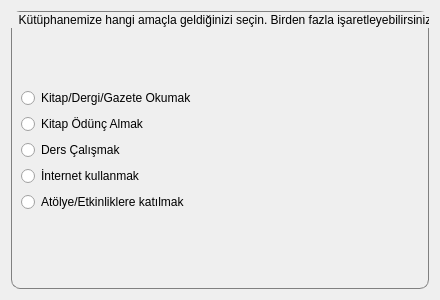
<?xml version="1.0" encoding="UTF-8"?>
<ui version="4.0">
 <class>WizardPage</class>
 <widget class="QWizardPage" name="WizardPage">
  <property name="geometry">
   <rect>
    <x>0</x>
    <y>0</y>
    <width>400</width>
    <height>300</height>
   </rect>
  </property>
  <property name="windowTitle">
   <string>WizardPage</string>
  </property>
  <attribute name="pageId">
   <string notr="true">1</string>
  </attribute>
  <layout class="QVBoxLayout" name="verticalLayout">
   <item>
    <widget class="QGroupBox" name="groupBox_3">
     <property name="styleSheet">
      <string notr="true">QGroupBox {border: 1px solid gray; border-radius: 9px; margin-top: 1.5em;}</string>
     </property>
     <property name="title">
      <string>Kütüphanemize hangi amaçla geldiğinizi seçin. Birden fazla işaretleyebilirsiniz</string>
     </property>
     <property name="alignment">
      <set>Qt::AlignCenter</set>
     </property>
     <layout class="QVBoxLayout" name="verticalLayout_5">
      <item>
       <layout class="QVBoxLayout" name="verticalLayout_4">
        <item>
         <widget class="QRadioButton" name="radioButton_2">
          <property name="text">
           <string>Kitap/Dergi/Gazete Okumak</string>
          </property>
         </widget>
        </item>
        <item>
         <widget class="QRadioButton" name="radioButton_9">
          <property name="text">
           <string>Kitap Ödünç Almak</string>
          </property>
         </widget>
        </item>
        <item>
         <widget class="QRadioButton" name="radioButton_11">
          <property name="text">
           <string>Ders Çalışmak</string>
          </property>
         </widget>
        </item>
        <item>
         <widget class="QRadioButton" name="radioButton">
          <property name="text">
           <string>İnternet kullanmak</string>
          </property>
         </widget>
        </item>
        <item>
         <widget class="QRadioButton" name="radioButton_10">
          <property name="text">
           <string>Atölye/Etkinliklere katılmak</string>
          </property>
         </widget>
        </item>
       </layout>
      </item>
     </layout>
    </widget>
   </item>
  </layout>
 </widget>
 <resources/>
 <connections/>
</ui>
